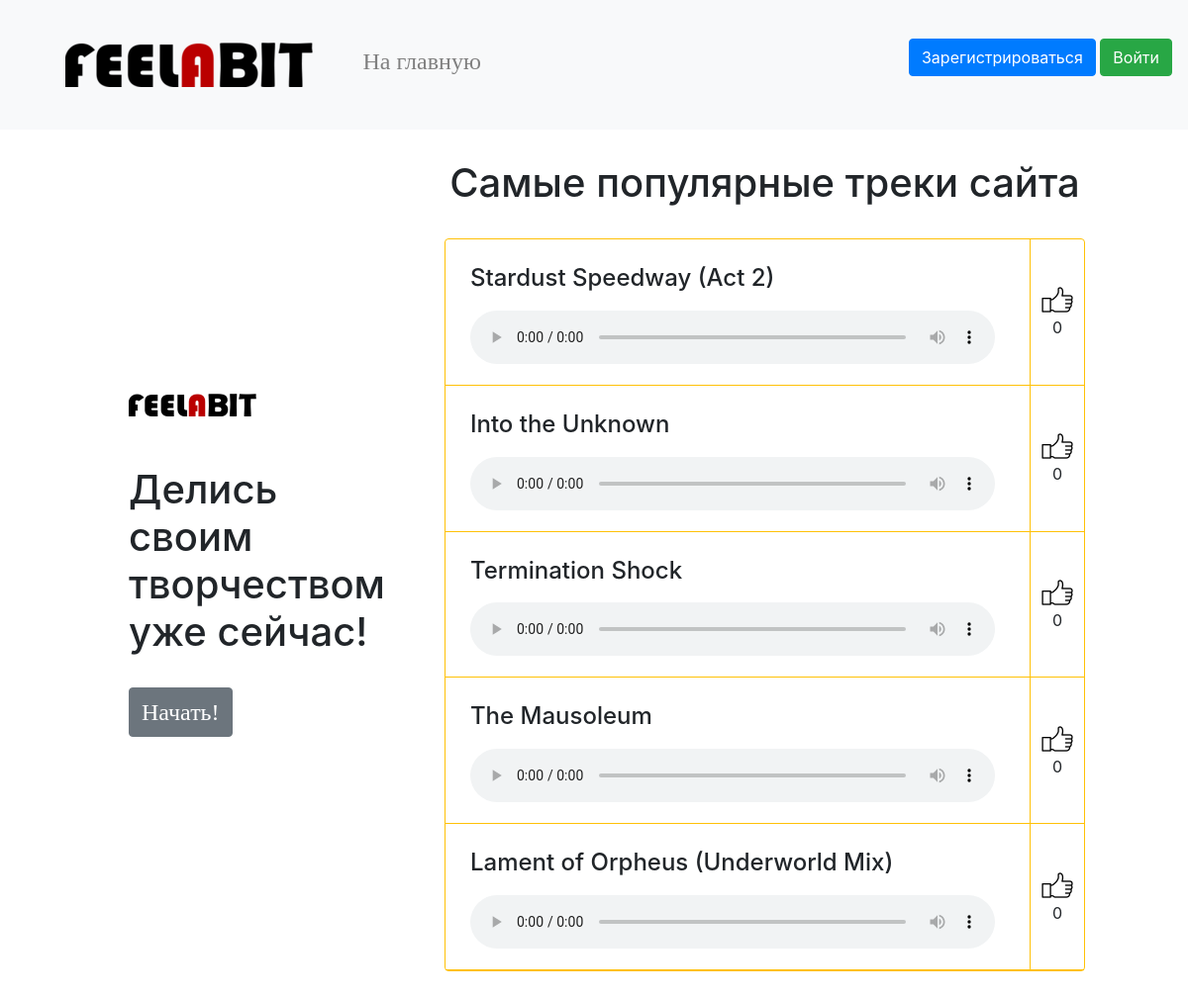
The app's page /index/ with its own data.
### data/audio.py (models this page shows, shortened)
class Audio(SqlAlchemyBase, SerializerMixin):
    __tablename__ = 'audio'
    id = sqlalchemy.Column(sqlalchemy.Integer, primary_key=True, autoincrement=True)
    file = sqlalchemy.Column(sqlalchemy.String, nullable=True)
    publisher = sqlalchemy.Column(sqlalchemy.Integer, sqlalchemy.ForeignKey('users.id'))
    name = sqlalchemy.Column(sqlalchemy.String, nullable=True)
    author = sqlalchemy.Column(sqlalchemy.String, nullable=True)
    genre = sqlalchemy.Column(sqlalchemy.String, nullable=True)
    duration = sqlalchemy.Column(sqlalchemy.Integer, nullable=True)
    likes = sqlalchemy.Column(sqlalchemy.Integer, default=0)
    dislikes = sqlalchemy.Column(sqlalchemy.Integer, default=0)
    likers = sqlalchemy.Column(sqlalchemy.String, nullable=True)
    dislikers = sqlalchemy.Column(sqlalchemy.String, nullable=True)
    comments = sqlalchemy.Column(sqlalchemy.String, default='')
    publish_date = sqlalchemy.Column(sqlalchemy.DateTime, default=datetime.datetime.now)
    modified_date = sqlalchemy.Column(sqlalchemy.DateTime, default=datetime.datetime.now)

### main.py (the view)
@app.route('/')
@app.route('/index/')
def index():
    db_sess = db_session.create_session()
    auds = db_sess.query(Audio).all()
    auds = sorted(auds, key=lambda x: x.likes, reverse=True)
    auds = [auds[i] for i in range(5 if len(auds) >= 5 else len(auds))]
    pop_auds = []
    for audio in auds:
        pop_auds.append([audio.name, audio.file, audio.likes])
    return render_template('title.html', popular_audios=pop_auds, pop_len=len(pop_auds))

### data/db_session.py (called while the page is built)
def create_session() -> Session:
    global __factory
    return __factory()

### templates/title.html (shortened to what this page needs)
{% extends "base.html" %}
{% block content %}
    <table cellspacing="0" cellpadding="30" class="anim">
        <tr>
            <td width="1000">
                <div>
                    {% set otc = "margin-bottom: 50px;" %}
                    {% if pop_len < 5 %}
                        {% set otc = otc + "margin-top: 0px;" %}
                    {% endif %}
                    <img src="/static/img/feel_logo.png" width="50%" height="50%"
                         style="{{ otc }}"/><br>
                    <h1>Делись своим творчеством уже сейчас!</h1><br>
                    <a href="/main" class="btn btn-secondary"><font size="5" face="Trebuchet MS">Начать!</font></a>
                </div>
            </td>
            <td style="vertical-align: middle" align="center">
                <h1>Самые популярные треки сайта</h1><br>
                <div class="border rounded border-warning">
                    {% for audio in popular_audios %}
                    <table>
                        <tr class="border-bottom border-warning">
                            <td class="border-right border-warning" style="padding: 5px">
                                <h4 style="padding-top: 20px;padding-bottom: 10px;padding-left: 20px">{{ audio[0] }}</h4>
                                <audio class="audio-title" src="{{ audio[1] }}" controls></audio>
                            </td>
                            <td align="center">
                                <img align="center" src="/static/img/thumb.png" style="padding-left: 10px; padding-right: 10px"/><br>
                                <bdo dir="ltr">{{ audio[2] }}</bdo>
                            </td>
                        </tr>
                    </table>
                    {% endfor %}
                </div>
            </td>
        </tr>
    </table>
{% endblock %}

### static/css/style.css (style rules this page uses)
.audio-title { margin-left: 20px; margin-right: 30px; margin-bottom: 10px; width: 530px }
.anim { opacity: 0; animation: ani 0.5s forwards; }

### records on screen
Audio: name "Stardust Speedway (Act 2)", audio "0"
Audio: name "Into the Unknown", audio "0"
Audio: name "Termination Shock", audio "0"
Audio: name "The Mausoleum", audio "0"
Audio: name "Lament of Orpheus (Underworld Mix)", audio "0"
